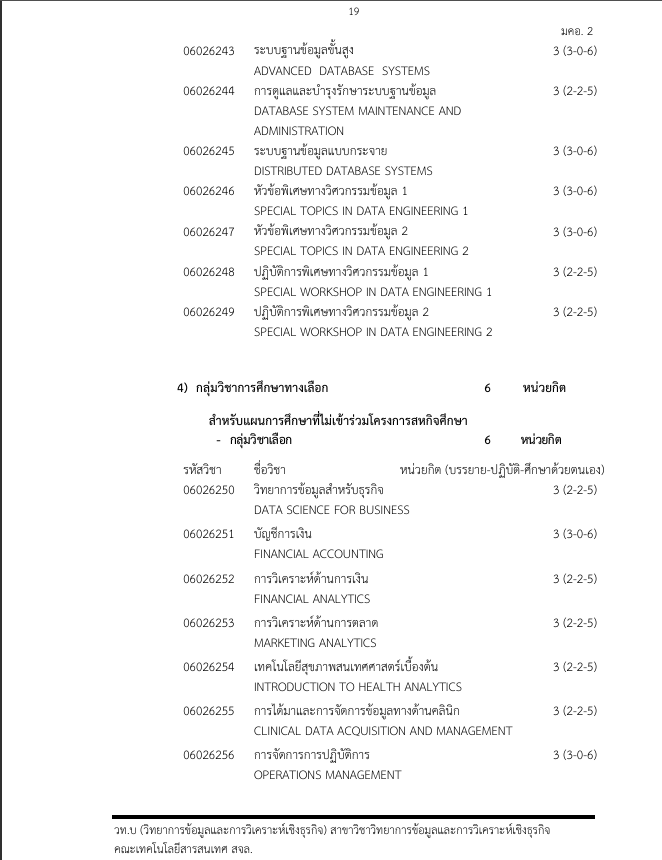
#> input picture Lab8b_ocr_system/data/input_C/DSBA_19.png, 662 x 860 px
$ python -i preprocessing.py   (imports and definitions only)
#> lines starting #> are read from the running program, lines starting #| are printed output that depends on the picture; after the words box and inside, x2 and y2 are one past the last pixel; in counts of white or black regions, pixels touching at a corner belong together
#> further down, picture is the input picture: shape (860, 662, 3); min 0, max 255, mean 246.8
from pathlib import Path
import cv2
import numpy as np


def read_image(path: str | Path) -> np.ndarray:
    image = cv2.imread(str(path))
    if image is None:
        raise ValueError(f"Cannot read image: {path}")
    return image


def resize_if_small(image: np.ndarray, min_width: int = 1200) -> np.ndarray:
#> called with min_width = 1200
    h, w = image.shape[:2]
#> h = 860; w = 662
    if w >= min_width:
        return image
    scale = min_width / w
#> scale = 1.81
    return cv2.resize(image, None, fx=scale, fy=scale, interpolation=cv2.INTER_CUBIC)
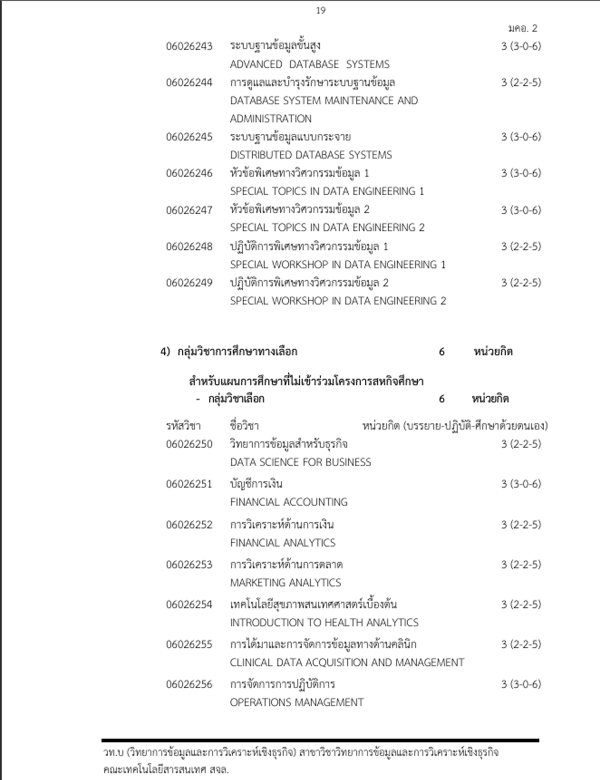
#> returned value: shape (1559, 1200, 3) (shown at 1/2 size); min 0, max 255, mean 246.4


def estimate_skew_angle(gray: np.ndarray) -> float:
    inv = cv2.bitwise_not(gray)
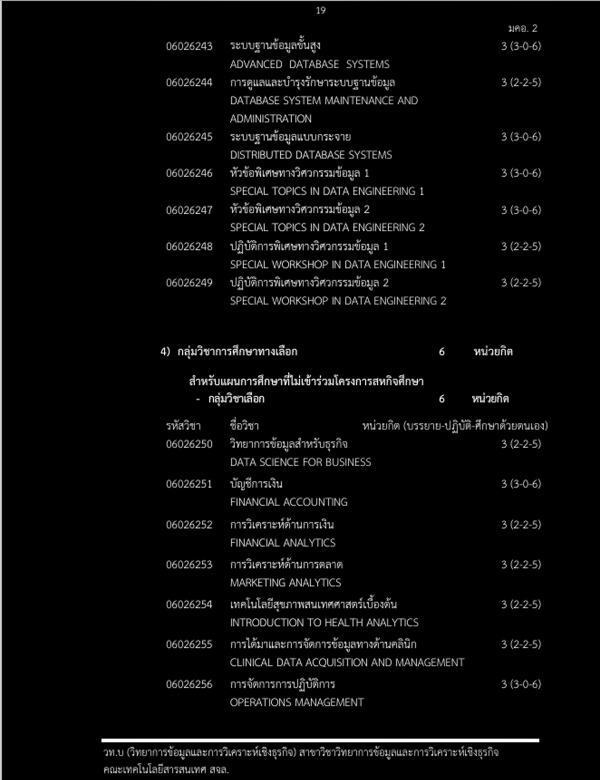
#> inv: shape (1559, 1200) (shown at 1/2 size); min 0, max 254, mean 9.5
    thresh = cv2.threshold(inv, 0, 255, cv2.THRESH_BINARY | cv2.THRESH_OTSU)[1]
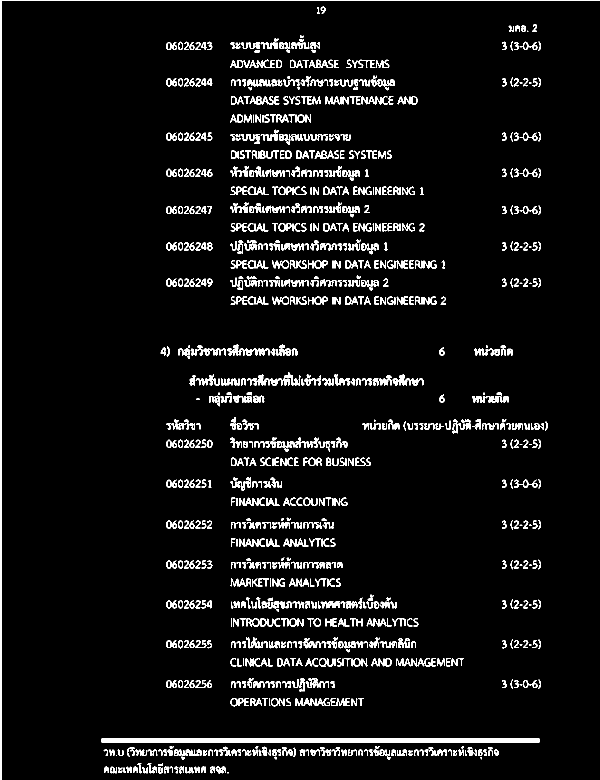
#> thresh: shape (1559, 1200) (shown at 1/2 size); 5.8% white; 1195 white regions (41 under 20 px), largest, box (x1, y1, x2, y2) and area: (0, 0, 1200, 1559) 8628, (203, 1477, 1079, 1485) 7008, (723, 192, 776, 209) 395
    coords = np.column_stack(np.where(thresh > 0))
#> coords = 108427 pairs, first value 0 to 1558, second value 0 to 1199
    if len(coords) < 100:
        return 0.0
    angle = cv2.minAreaRect(coords)[-1]
#> angle = -90
    if angle < -45:
        angle = -(90 + angle)
#> angle = 0
    else:
        angle = -angle
    if abs(angle) > 15:
        return 0.0
    return float(angle)


def rotate_bound(image: np.ndarray, angle: float) -> np.ndarray:
    if abs(angle) < 0.1:
        return image
    h, w = image.shape[:2]
    center = (w // 2, h // 2)
    matrix = cv2.getRotationMatrix2D(center, angle, 1.0)
    cos = abs(matrix[0, 0])
    sin = abs(matrix[0, 1])
    new_w = int((h * sin) + (w * cos))
    new_h = int((h * cos) + (w * sin))
    matrix[0, 2] += (new_w / 2) - center[0]
    matrix[1, 2] += (new_h / 2) - center[1]
    return cv2.warpAffine(image, matrix, (new_w, new_h), flags=cv2.INTER_CUBIC, borderMode=cv2.BORDER_REPLICATE)


def preprocess_image(image: np.ndarray, deskew: bool = True) -> np.ndarray:
    image = resize_if_small(image)
    gray = cv2.cvtColor(image, cv2.COLOR_BGR2GRAY)
    gray = cv2.fastNlMeansDenoising(gray, h=10)
    clahe = cv2.createCLAHE(clipLimit=2.0, tileGridSize=(8, 8))
    gray = clahe.apply(gray)
    if deskew:
        angle = estimate_skew_angle(gray)
#> angle = 0
        gray = rotate_bound(gray, angle)
    binary = cv2.adaptiveThreshold(
        gray, 255, cv2.ADAPTIVE_THRESH_GAUSSIAN_C, cv2.THRESH_BINARY, 35, 11
    )
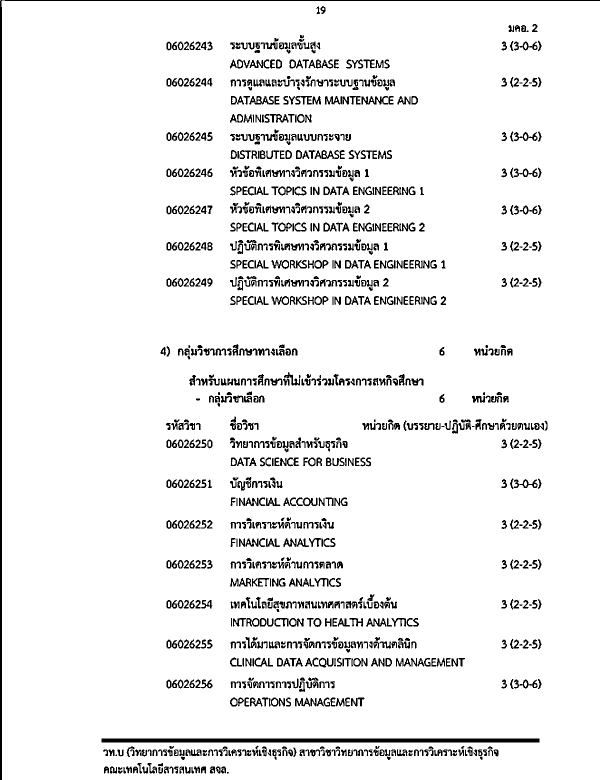
#> binary: shape (1559, 1200) (shown at 1/2 size); 93.5% white; 1157 black regions (25 under 20 px), largest, box (x1, y1, x2, y2) and area: (0, 0, 1200, 1559) 8608, (203, 1477, 1079, 1485) 7008, (723, 192, 776, 209) 452
    return cv2.cvtColor(binary, cv2.COLOR_GRAY2BGR)


def save_debug_image(image: np.ndarray, path: str | Path) -> None:
    Path(path).parent.mkdir(parents=True, exist_ok=True)
    cv2.imwrite(str(path), image)

>>> import cv2
>>> picture = cv2.imread('../../Lab8b_ocr_system/data/input_C/DSBA_19.png')
>>> result = preprocess_image(picture)

$ run again, on Lab8b_ocr_system/data/input_C/DSBA_21.png
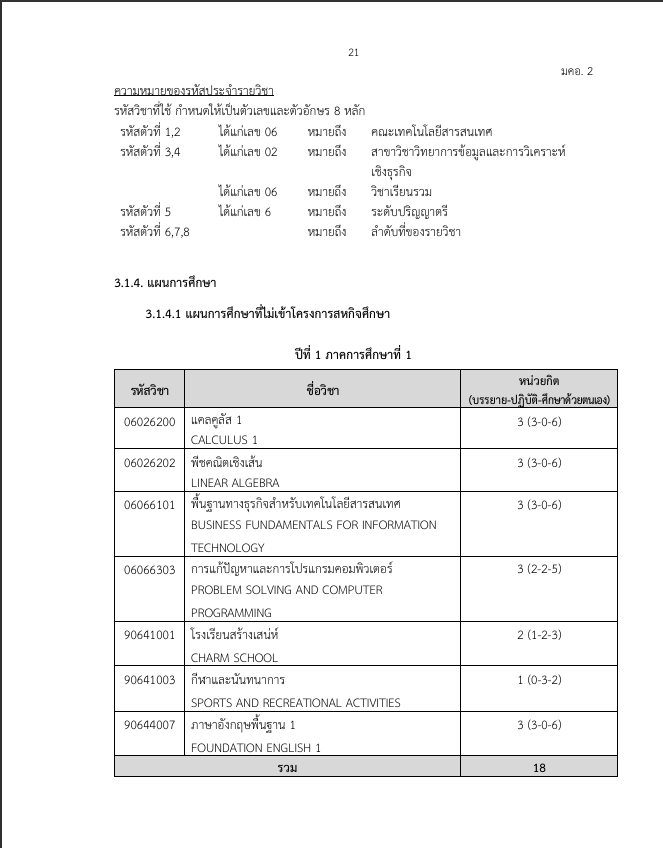
#> input picture Lab8b_ocr_system/data/input_C/DSBA_21.png, 663 x 848 px
#> picture is the input picture: shape (848, 663, 3); min 0, max 255, mean 244.1
#> in estimate_skew_angle, `thresh = cv2.threshold(inv, 0, 255, cv2.THRESH_BINARY | cv2.THRESH_OTS..`:
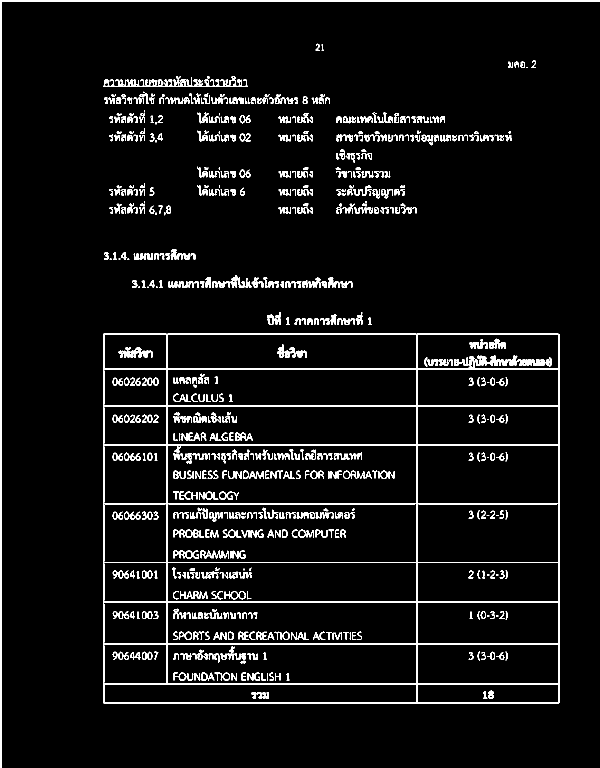
#> thresh: shape (1535, 1200) (shown at 1/2 size); 5.8% white; 795 white regions (43 under 20 px), largest, box (x1, y1, x2, y2) and area: (206, 667, 1119, 1407) 34416, (0, 0, 1200, 1535) 10924, (206, 154, 496, 174) 2213
#> coords = 106856 pairs, first value 0 to 1534, second value 0 to 1199
#> in estimate_skew_angle, `angle = cv2.minAreaRect(coords)[-1]`: angle = -90
#> in estimate_skew_angle, `angle = -(90 + angle)`: angle = 0
#> in preprocess_image, `binary = cv2.adaptiveThreshold( gray, 255, cv2.ADAPTIVE_THRESH_GAUSSIA..`:
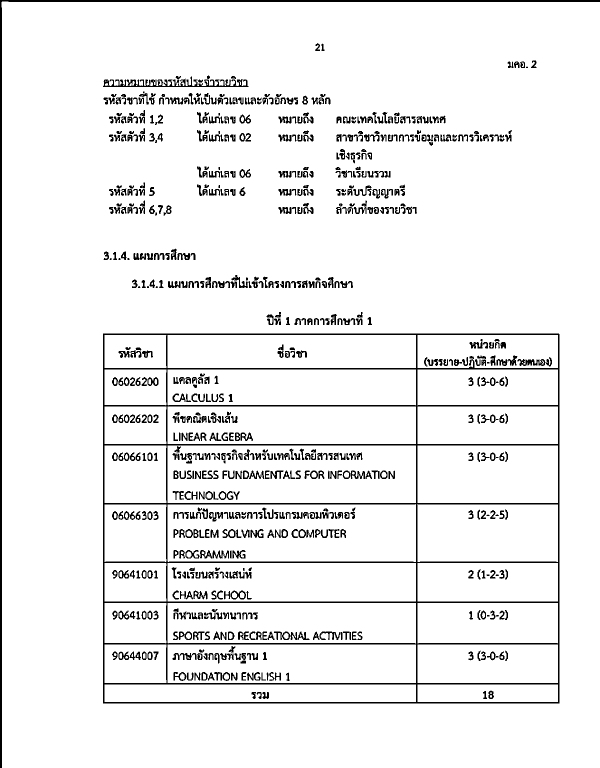
#> binary: shape (1535, 1200) (shown at 1/2 size); 93.5% white; 773 black regions (28 under 20 px), largest, box (x1, y1, x2, y2) and area: (206, 667, 1119, 1407) 35802, (0, 0, 1200, 1535) 10900, (206, 153, 497, 174) 2342

$ run again, on Lab8b_ocr_system/data/input_C/DSBA_27.png
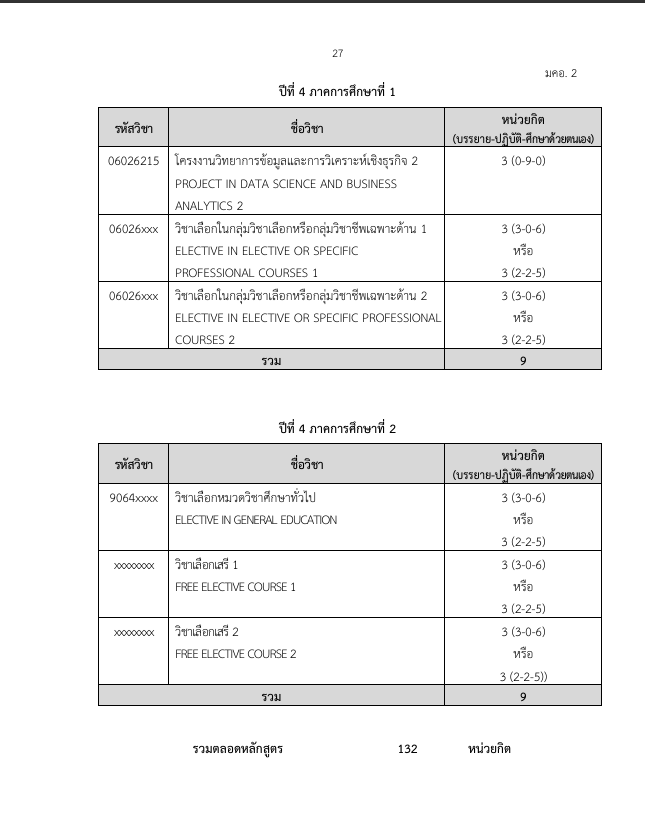
#> input picture Lab8b_ocr_system/data/input_C/DSBA_27.png, 645 x 837 px
#> picture is the input picture: shape (837, 645, 3); min 0, max 255, mean 242.2
#> in estimate_skew_angle, `thresh = cv2.threshold(inv, 0, 255, cv2.THRESH_BINARY | cv2.THRESH_OTS..`:
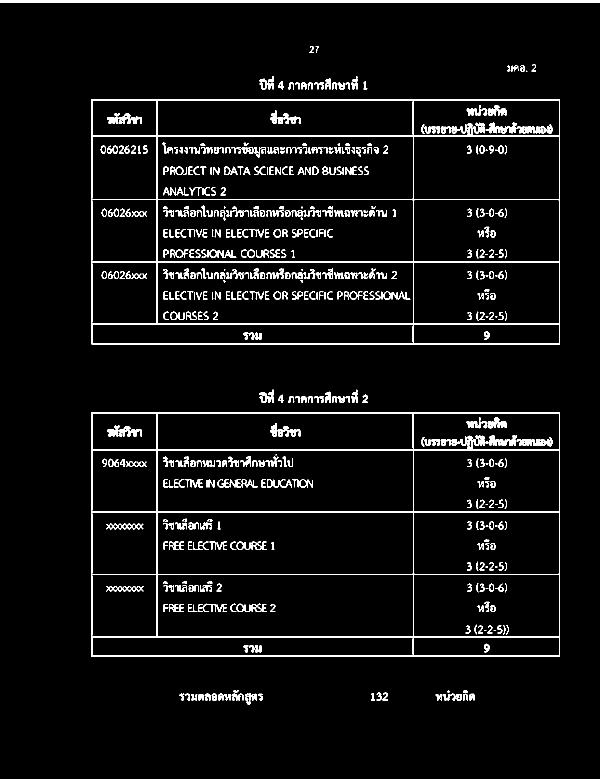
#> thresh: shape (1557, 1200) (shown at 1/2 size); 5.4% white; 643 white regions (35 under 20 px), largest, box (x1, y1, x2, y2) and area: (182, 199, 1120, 689) 20781, (182, 824, 1120, 1314) 20609, (0, 0, 1200, 6) 7200
#> coords = 100399 pairs, first value 0 to 1408, second value 0 to 1199
#> in estimate_skew_angle, `angle = cv2.minAreaRect(coords)[-1]`: angle = -90
#> in estimate_skew_angle, `angle = -(90 + angle)`: angle = 0
#> in preprocess_image, `binary = cv2.adaptiveThreshold( gray, 255, cv2.ADAPTIVE_THRESH_GAUSSIA..`:
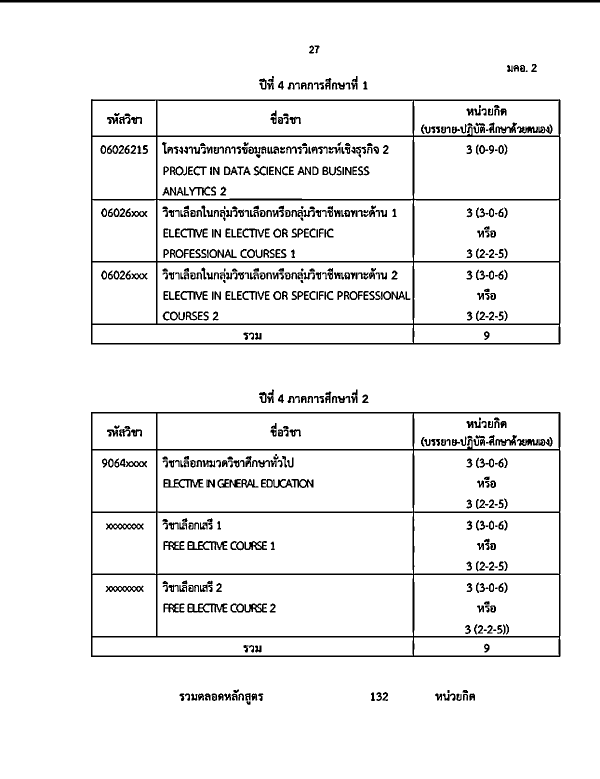
#> binary: shape (1557, 1200) (shown at 1/2 size); 93.9% white; 614 black regions (26 under 20 px), largest, box (x1, y1, x2, y2) and area: (182, 198, 1121, 689) 23076, (182, 824, 1121, 1314) 22881, (0, 0, 1200, 5) 6000

$ run again, on Lab8b_ocr_system/data/input_C/DSBA_28.png
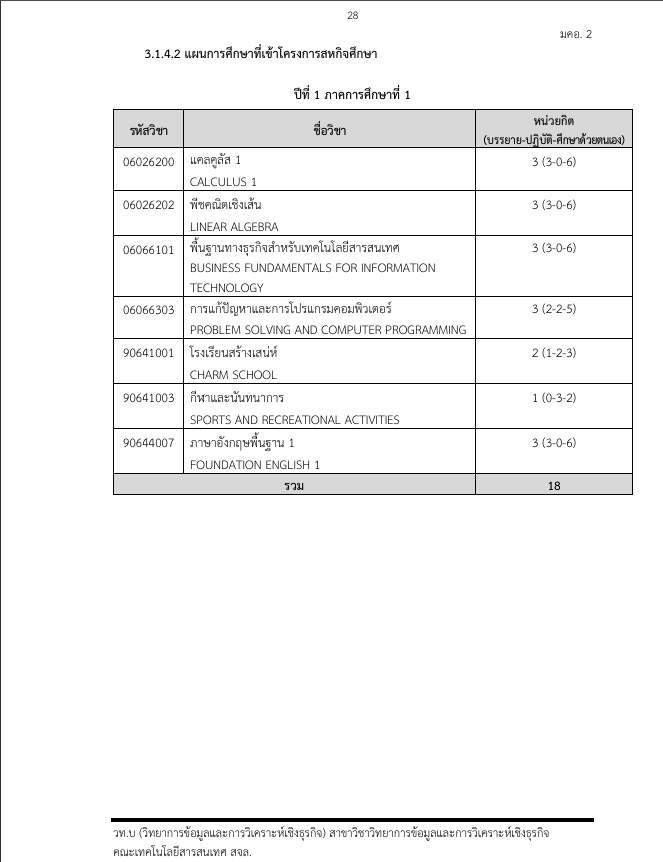
#> input picture Lab8b_ocr_system/data/input_C/DSBA_28.png, 663 x 862 px
#> picture is the input picture: shape (862, 663, 3); min 0, max 255, mean 245.2
#> in estimate_skew_angle, `thresh = cv2.threshold(inv, 0, 255, cv2.THRESH_BINARY | cv2.THRESH_OTS..`:
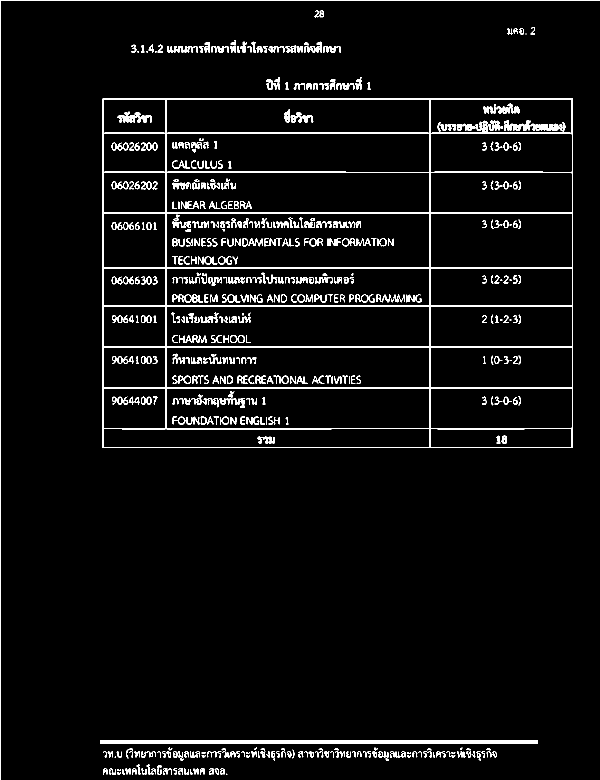
#> thresh: shape (1560, 1200) (shown at 1/2 size); 4.8% white; 629 white regions (27 under 20 px), largest, box (x1, y1, x2, y2) and area: (204, 197, 1146, 896) 32910, (201, 1480, 1075, 1488) 6992, (0, 0, 1200, 1560) 5516
#> coords = 89094 pairs, first value 0 to 1559, second value 0 to 1199
#> in estimate_skew_angle, `angle = cv2.minAreaRect(coords)[-1]`: angle = -90
#> in estimate_skew_angle, `angle = -(90 + angle)`: angle = 0
#> in preprocess_image, `binary = cv2.adaptiveThreshold( gray, 255, cv2.ADAPTIVE_THRESH_GAUSSIA..`:
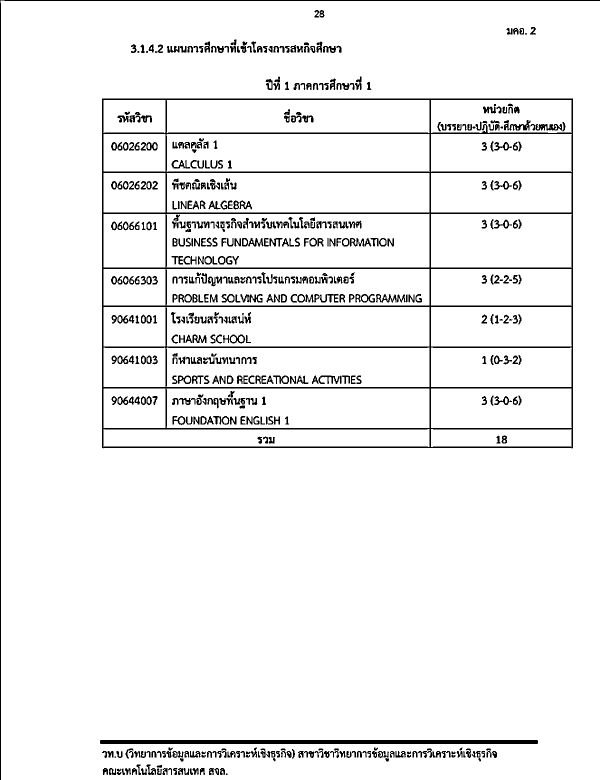
#> binary: shape (1560, 1200) (shown at 1/2 size); 94.5% white; 584 black regions (12 under 20 px), largest, box (x1, y1, x2, y2) and area: (204, 197, 1146, 897) 36173, (200, 1480, 1076, 1488) 7004, (0, 0, 1200, 1560) 5504
